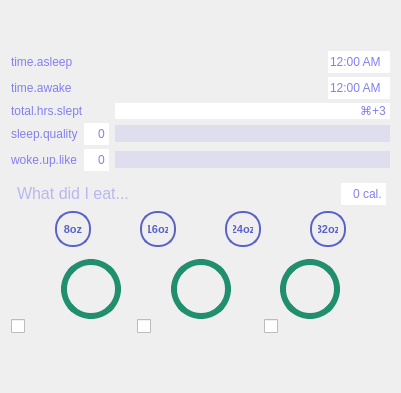
      <widget class="QWidget" name="bds_page">
       <layout class="QGridLayout" name="gridLayout_75">
        <item row="1" column="0">
         <widget class="QFrame" name="mainframe">
          <property name="minimumSize">
           <size>
            <width>245</width>
            <height>0</height>
           </size>
          </property>
          <layout class="QVBoxLayout" name="verticalLayout">
           <property name="spacing">
            <number>0</number>
           </property>
           <property name="leftMargin">
            <number>0</number>
           </property>
           <property name="topMargin">
            <number>0</number>
           </property>
           <property name="rightMargin">
            <number>0</number>
           </property>
           <property name="bottomMargin">
            <number>0</number>
           </property>
           <item>
            <widget class="QFrame" name="frame_3">
             <property name="sizePolicy">
              <sizepolicy hsizetype="Preferred" vsizetype="Preferred">
               <horstretch>0</horstretch>
               <verstretch>0</verstretch>
              </sizepolicy>
             </property>
             <layout class="QGridLayout" name="gridLayout_9">
              <property name="leftMargin">
               <number>0</number>
              </property>
              <property name="topMargin">
               <number>0</number>
              </property>
              <property name="rightMargin">
               <number>0</number>
              </property>
              <property name="bottomMargin">
               <number>4</number>
              </property>
              <property name="horizontalSpacing">
               <number>6</number>
              </property>
              <property name="verticalSpacing">
               <number>4</number>
              </property>
              <item row="1" column="2" alignment="Qt::AlignRight">
               <widget class="QTimeEdit" name="time_awake">
                <property name="styleSheet">
                 <string notr="true">
/* ///////////////////////////////////////////////////////////////
QTimeEdit
/////////////////////////////////////////////////////////////// */
QTimeEdit {color:rgb(132,127,239);}
QTimeEdit:hover {color: rgb(152,147,255);}
QTimeEdit:focus {color: rgb(172,167,255);}
</string>
                </property>
                <property name="frame">
                 <bool>false</bool>
                </property>
                <property name="alignment">
                 <set>Qt::AlignLeading|Qt::AlignLeft|Qt::AlignVCenter</set>
                </property>
                <property name="buttonSymbols">
                 <enum>QAbstractSpinBox::NoButtons</enum>
                </property>
                <property name="displayFormat">
                 <string>hh:mm AP</string>
                </property>
               </widget>
              </item>
              <item row="4" column="0">
               <widget class="QLabel" name="woke_like_lbl">
                <property name="styleSheet">
                 <string notr="true">
/* ///////////////////////////////////////////////////////////////
QLabel
/////////////////////////////////////////////////////////////// */
QLabel {
font-weight:300;
	color: rgb(132, 127, 239);
}
QLabel:hover {
	color: rgb(162, 157, 255);
}
</string>
                </property>
                <property name="text">
                 <string>woke.up.like</string>
                </property>
               </widget>
              </item>
              <item row="3" column="2">
               <widget class="QSlider" name="sleep_quality_slider">
                <property name="minimumSize">
                 <size>
                  <width>0</width>
                  <height>17</height>
                 </size>
                </property>
                <property name="styleSheet">
                 <string notr="true">
    /* ///////////////////////////////////////////////////////////////
    QSlider Colors
    /////////////////////////////////////////////////////////////// */
    
    QSlider::handle:horizontal {background:rgb(132,127,239);}
    QSlider::handle:horizontal:hover {background:rgb(162,157,255);}
    QSlider::handle:horizontal:pressed {background:rgb(112,107,219);}
    QSlider::groove:horizontal:hover {background:rgba(132,127,239,0.35);}
    QSlider::groove:horizontal {background:rgba(132,127,239,0.15);}

    </string>
                </property>
                <property name="maximum">
                 <number>10</number>
                </property>
                <property name="orientation">
                 <enum>Qt::Horizontal</enum>
                </property>
               </widget>
              </item>
              <item row="4" column="2">
               <widget class="QSlider" name="woke_up_like_slider">
                <property name="minimumSize">
                 <size>
                  <width>0</width>
                  <height>17</height>
                 </size>
                </property>
                <property name="styleSheet">
                 <string notr="true">
    /* ///////////////////////////////////////////////////////////////
    QSlider Colors
    /////////////////////////////////////////////////////////////// */
    
    QSlider::handle:horizontal {background:rgb(132,127,239);}
    QSlider::handle:horizontal:hover {background:rgb(162,157,255);}
    QSlider::handle:horizontal:pressed {background:rgb(112,107,219);}
    QSlider::groove:horizontal:hover {background:rgba(132,127,239,0.35);}
    QSlider::groove:horizontal {background:rgba(132,127,239,0.15);}

    </string>
                </property>
                <property name="maximum">
                 <number>10</number>
                </property>
                <property name="orientation">
                 <enum>Qt::Horizontal</enum>
                </property>
               </widget>
              </item>
              <item row="3" column="0">
               <widget class="QLabel" name="sleep_quality_lbl">
                <property name="styleSheet">
                 <string notr="true">
/* ///////////////////////////////////////////////////////////////
QLabel
/////////////////////////////////////////////////////////////// */
QLabel {
font-weight:300;
	color: rgb(132, 127, 239);
}
QLabel:hover {
	color: rgb(162, 157, 255);
}
</string>
                </property>
                <property name="text">
                 <string>sleep.quality</string>
                </property>
               </widget>
              </item>
              <item row="3" column="1">
               <widget class="QSpinBox" name="sleep_quality">
                <property name="styleSheet">
                 <string notr="true">
/* ///////////////////////////////////////////////////////////////
QSpinBox
/////////////////////////////////////////////////////////////// */
QSpinBox {color:rgb(132,127,239);}
QSpinBox:hover {color: rgb(192,187,255);}
QSpinBox:focus {color: rgb(162,157,255);}
</string>
                </property>
                <property name="frame">
                 <bool>false</bool>
                </property>
                <property name="alignment">
                 <set>Qt::AlignRight|Qt::AlignTrailing|Qt::AlignVCenter</set>
                </property>
                <property name="buttonSymbols">
                 <enum>QAbstractSpinBox::NoButtons</enum>
                </property>
                <property name="suffix">
                 <string/>
                </property>
                <property name="minimum">
                 <number>0</number>
                </property>
                <property name="maximum">
                 <number>10</number>
                </property>
               </widget>
              </item>
              <item row="2" column="2">
               <widget class="QLineEdit" name="total_hours_slept">
                <property name="styleSheet">
                 <string notr="true">
/* ///////////////////////////////////////////////////////////////
QTimeEdit
/////////////////////////////////////////////////////////////// */
QLineEdit {color:rgb(132,127,239);border:none;}
QLineEdit:hover {color: rgb(152,147,255);border:none;}
QLineEdit:focus {color: rgb(172,167,255);border:none;}
</string>
                </property>
                <property name="text">
                 <string>⌘+3</string>
                </property>
                <property name="frame">
                 <bool>false</bool>
                </property>
                <property name="alignment">
                 <set>Qt::AlignRight|Qt::AlignTrailing|Qt::AlignVCenter</set>
                </property>
                <property name="placeholderText">
                 <string>press opt+H to get total hours.</string>
                </property>
               </widget>
              </item>
              <item row="4" column="1">
               <widget class="QSpinBox" name="woke_up_like">
                <property name="styleSheet">
                 <string notr="true">
/* ///////////////////////////////////////////////////////////////
QSpinBox
/////////////////////////////////////////////////////////////// */
QSpinBox {color:rgb(132,127,239);}
QSpinBox:hover {color: rgb(192,187,255);}
QSpinBox:focus {color: rgb(162,157,255);}
</string>
                </property>
                <property name="frame">
                 <bool>false</bool>
                </property>
                <property name="alignment">
                 <set>Qt::AlignRight|Qt::AlignTrailing|Qt::AlignVCenter</set>
                </property>
                <property name="buttonSymbols">
                 <enum>QAbstractSpinBox::NoButtons</enum>
                </property>
                <property name="suffix">
                 <string/>
                </property>
                <property name="minimum">
                 <number>0</number>
                </property>
                <property name="maximum">
                 <number>10</number>
                </property>
               </widget>
              </item>
              <item row="0" column="2" alignment="Qt::AlignRight">
               <widget class="QTimeEdit" name="time_asleep">
                <property name="styleSheet">
                 <string notr="true">
/* ///////////////////////////////////////////////////////////////
QTimeEdit
/////////////////////////////////////////////////////////////// */
QTimeEdit {color:rgb(132,127,239);}
QTimeEdit:hover {color: rgb(152,147,255);}
QTimeEdit:focus {color: rgb(172,167,255);}
</string>
                </property>
                <property name="frame">
                 <bool>false</bool>
                </property>
                <property name="alignment">
                 <set>Qt::AlignLeading|Qt::AlignLeft|Qt::AlignVCenter</set>
                </property>
                <property name="buttonSymbols">
                 <enum>QAbstractSpinBox::NoButtons</enum>
                </property>
                <property name="displayFormat">
                 <string>hh:mm AP</string>
                </property>
               </widget>
              </item>
              <item row="0" column="0" colspan="2">
               <widget class="QLabel" name="label">
                <property name="styleSheet">
                 <string notr="true">
/* ///////////////////////////////////////////////////////////////
QLabel
/////////////////////////////////////////////////////////////// */
QLabel {
font-weight:300;
	color: rgb(132, 127, 239);
}
QLabel:hover {
	color: rgb(162, 157, 255);
}
</string>
                </property>
                <property name="text">
                 <string>time.asleep</string>
                </property>
               </widget>
              </item>
              <item row="1" column="0" colspan="2">
               <widget class="QLabel" name="label_2">
                <property name="styleSheet">
                 <string notr="true">
/* ///////////////////////////////////////////////////////////////
QLabel
/////////////////////////////////////////////////////////////// */
QLabel {
font-weight:300;
	color: rgb(132, 127, 239);
}
QLabel:hover {
	color: rgb(162, 157, 255);
}
</string>
                </property>
                <property name="text">
                 <string>time.awake</string>
                </property>
               </widget>
              </item>
              <item row="2" column="0" colspan="2">
               <widget class="QLabel" name="label_3">
                <property name="styleSheet">
                 <string notr="true">
/* ///////////////////////////////////////////////////////////////
QLabel
/////////////////////////////////////////////////////////////// */
QLabel {
font-weight:300;
	color: rgb(132, 127, 239);
}
QLabel:hover {
	color: rgb(162, 157, 255);
}
</string>
                </property>
                <property name="text">
                 <string>total.hrs.slept</string>
                </property>
               </widget>
              </item>
             </layout>
            </widget>
           </item>
           <item>
            <widget class="QFrame" name="diet_input_frame">
             <layout class="QGridLayout" name="gridLayout_12">
              <property name="leftMargin">
               <number>4</number>
              </property>
              <property name="topMargin">
               <number>8</number>
              </property>
              <property name="rightMargin">
               <number>4</number>
              </property>
              <property name="bottomMargin">
               <number>8</number>
              </property>
              <property name="horizontalSpacing">
               <number>0</number>
              </property>
              <item row="0" column="2">
               <widget class="QSpinBox" name="calories">
                <property name="maximumSize">
                 <size>
                  <width>45</width>
                  <height>16777215</height>
                 </size>
                </property>
                <property name="styleSheet">
                 <string notr="true">
/* ///////////////////////////////////////////////////////////////
QTimeEdit
/////////////////////////////////////////////////////////////// */
QSpinBox {color:rgb(132,127,239);}
QSpinBox:hover {color: rgb(152,147,255);}
QSpinBox:focus {color: rgb(172,167,255);}
</string>
                </property>
                <property name="frame">
                 <bool>false</bool>
                </property>
                <property name="alignment">
                 <set>Qt::AlignRight|Qt::AlignTrailing|Qt::AlignVCenter</set>
                </property>
                <property name="buttonSymbols">
                 <enum>QAbstractSpinBox::NoButtons</enum>
                </property>
                <property name="suffix">
                 <string> cal.</string>
                </property>
                <property name="maximum">
                 <number>2000</number>
                </property>
                <property name="singleStep">
                 <number>10</number>
                </property>
               </widget>
              </item>
              <item row="2" column="0" colspan="3">
               <widget class="QFrame" name="frame_4">
                <property name="styleSheet">
                 <string notr="true">QFrame {background: transparent;}
QPushButton {
color:rgb(90,98,200);
font-weight:bold;
font-size:8pt;
border-radius: 17px;
padding: 6px;
min-width: 20px;
max-width: 20px;
min-height: 20px;
max-height: 20px;
border:2px solid rgb(90,98,200);
}

QPushButton:hover {
color: rgb(62, 59, 120);
margin-top:1px;
margin-left:1px;
border-color:rgb(120,128,230);
background-color: rgb(120,128,230);
}

QPushButton:pressed {
color: transparent;
image: url(:/newPrefix/drankydrankChunks.png);
margin: 0px;
padding:0px;
border-color:rgb(90,98,200);
background-color: rgb(90,98,200);
/*background-color: rgb(40,48,150);*/
}        </string>
                </property>
                <layout class="QGridLayout" name="gridLayout_10">
                 <property name="leftMargin">
                  <number>0</number>
                 </property>
                 <property name="topMargin">
                  <number>0</number>
                 </property>
                 <property name="rightMargin">
                  <number>0</number>
                 </property>
                 <property name="bottomMargin">
                  <number>0</number>
                 </property>
                 <property name="horizontalSpacing">
                  <number>9</number>
                 </property>
                 <property name="verticalSpacing">
                  <number>0</number>
                 </property>
                 <item row="0" column="1">
                  <widget class="QPushButton" name="eight_ounce_cup">
                   <property name="styleSheet">
                    <string notr="true"/>
                   </property>
                   <property name="text">
                    <string>8oz</string>
                   </property>
                  </widget>
                 </item>
                 <item row="0" column="7">
                  <widget class="QPushButton" name="thirty_two_ounce_cup">
                   <property name="text">
                    <string>32oz</string>
                   </property>
                  </widget>
                 </item>
                 <item row="0" column="4">
                  <spacer name="xx_11">
                   <property name="orientation">
                    <enum>Qt::Horizontal</enum>
                   </property>
                   <property name="sizeHint" stdset="0">
                    <size>
                     <width>40</width>
                     <height>20</height>
                    </size>
                   </property>
                  </spacer>
                 </item>
                 <item row="0" column="6">
                  <spacer name="xx_12">
                   <property name="orientation">
                    <enum>Qt::Horizontal</enum>
                   </property>
                   <property name="sizeHint" stdset="0">
                    <size>
                     <width>40</width>
                     <height>20</height>
                    </size>
                   </property>
                  </spacer>
                 </item>
                 <item row="0" column="2">
                  <spacer name="xx_10">
                   <property name="orientation">
                    <enum>Qt::Horizontal</enum>
                   </property>
                   <property name="sizeHint" stdset="0">
                    <size>
                     <width>40</width>
                     <height>20</height>
                    </size>
                   </property>
                  </spacer>
                 </item>
                 <item row="0" column="3">
                  <widget class="QPushButton" name="sixteen_ounce_cup">
                   <property name="text">
                    <string>16oz</string>
                   </property>
                  </widget>
                 </item>
                 <item row="0" column="8">
                  <spacer name="xx_14">
                   <property name="orientation">
                    <enum>Qt::Horizontal</enum>
                   </property>
                   <property name="sizeHint" stdset="0">
                    <size>
                     <width>40</width>
                     <height>20</height>
                    </size>
                   </property>
                  </spacer>
                 </item>
                 <item row="0" column="5">
                  <widget class="QPushButton" name="twenty_four_ounce_cup">
                   <property name="text">
                    <string>24oz</string>
                   </property>
                  </widget>
                 </item>
                 <item row="0" column="0">
                  <spacer name="xx_15">
                   <property name="orientation">
                    <enum>Qt::Horizontal</enum>
                   </property>
                   <property name="sizeHint" stdset="0">
                    <size>
                     <width>40</width>
                     <height>20</height>
                    </size>
                   </property>
                  </spacer>
                 </item>
                </layout>
               </widget>
              </item>
              <item row="0" column="0">
               <widget class="QLineEdit" name="food_eaten">
                <property name="minimumSize">
                 <size>
                  <width>155</width>
                  <height>0</height>
                 </size>
                </property>
                <property name="toolTip">
                 <string>Input food eaten or shake drank!</string>
                </property>
                <property name="styleSheet">
                 <string notr="true">QLineEdit {
    border:none;
	font-size:12pt;
font-weight:12;
	color: rgb(133, 125, 239);
    background: transparent;
}
QLineEdit:hover {
border:none;
}
QLineEdit:focus {
border:none;
}
</string>
                </property>
                <property name="frame">
                 <bool>false</bool>
                </property>
                <property name="placeholderText">
                 <string>What did I eat...</string>
                </property>
                <property name="clearButtonEnabled">
                 <bool>true</bool>
                </property>
               </widget>
              </item>
             </layout>
            </widget>
           </item>
           <item>
            <widget class="QFrame" name="commit_container">
             <property name="styleSheet">
              <string notr="true">QPushButton {
color: rgb(33,143,109);
font-size:9pt;
padding:4px;
border-radius: 30px;
min-width: 40px;
max-width: 40px;
min-height: 40px;
max-height: 40px;
border:6px solid rgb(33,143,109);
}
QPushButton:hover {
color:rgb(13,123,89);
padding:4px;
background-color: rgb(73,183,149);
border:6px solid rgb(73,183,149);
}
QPushButton:pressed {
color: #fff;
font-weight:bold;
padding:4px;
background-color:rgb(13, 123, 83);
border:6px solid rgb(13, 123, 83);
}</string>
             </property>
             <layout class="QHBoxLayout" name="horizontalLayout">
              <property name="spacing">
               <number>0</number>
              </property>
              <property name="leftMargin">
               <number>0</number>
              </property>
              <property name="topMargin">
               <number>4</number>
              </property>
              <property name="rightMargin">
               <number>0</number>
              </property>
              <property name="bottomMargin">
               <number>0</number>
              </property>
              <item>
               <spacer name="xx_9">
                <property name="orientation">
                 <enum>Qt::Horizontal</enum>
                </property>
                <property name="sizeHint" stdset="0">
                 <size>
                  <width>40</width>
                  <height>20</height>
                 </size>
                </property>
               </spacer>
              </item>
              <item>
               <widget class="QPushButton" name="shower_c">
                <property name="styleSheet">
                 <string notr="true">QPushButton {
image:url(:/newPrefix/shower.png);

}

QPushButton:pressed {
image: url(:/newPrefix/showerHover.png);

}

QPushButton:hover {

image:url(:/newPrefix/Mac App icon 30.png);

}        
</string>
                </property>
                <property name="text">
                 <string/>
                </property>
                <property name="iconSize">
                 <size>
                  <width>24</width>
                  <height>24</height>
                 </size>
                </property>
                <property name="checkable">
                 <bool>false</bool>
                </property>
                <property name="flat">
                 <bool>true</bool>
                </property>
               </widget>
              </item>
              <item>
               <spacer name="xx_8">
                <property name="orientation">
                 <enum>Qt::Horizontal</enum>
                </property>
                <property name="sizeHint" stdset="0">
                 <size>
                  <width>40</width>
                  <height>20</height>
                 </size>
                </property>
               </spacer>
              </item>
              <item>
               <widget class="QPushButton" name="teeth_commit">
                <property name="styleSheet">
                 <string notr="true">QPushButton {
image:url(:/newPrefix/teeth.png);

}

QPushButton:pressed {
image:url(:/newPrefix/teethHover.png);

}

QPushButton:hover {

image:url(:/newPrefix/teethPressed.png);

}        
</string>
                </property>
                <property name="text">
                 <string/>
                </property>
                <property name="iconSize">
                 <size>
                  <width>24</width>
                  <height>24</height>
                 </size>
                </property>
                <property name="checkable">
                 <bool>false</bool>
                </property>
                <property name="flat">
                 <bool>true</bool>
                </property>
               </widget>
              </item>
              <item>
               <spacer name="xx_5">
                <property name="orientation">
                 <enum>Qt::Horizontal</enum>
                </property>
                <property name="sizeHint" stdset="0">
                 <size>
                  <width>40</width>
                  <height>20</height>
                 </size>
                </property>
               </spacer>
              </item>
              <item>
               <widget class="QPushButton" name="yoga_commit">
                <property name="styleSheet">
                 <string notr="true">QPushButton {
image:url(:/newPrefix/yogasd.png);

}

QPushButton:pressed {
image: url(:/newPrefix/yogaHover.png);

}

QPushButton:hover {

image:url(:/newPrefix/basics2Wh.png);

}        

</string>
                </property>
                <property name="text">
                 <string/>
                </property>
                <property name="iconSize">
                 <size>
                  <width>24</width>
                  <height>24</height>
                 </size>
                </property>
                <property name="checkable">
                 <bool>false</bool>
                </property>
                <property name="flat">
                 <bool>true</bool>
                </property>
               </widget>
              </item>
              <item>
               <spacer name="xx_13">
                <property name="orientation">
                 <enum>Qt::Horizontal</enum>
                </property>
                <property name="sizeHint" stdset="0">
                 <size>
                  <width>40</width>
                  <height>20</height>
                 </size>
                </property>
               </spacer>
              </item>
             </layout>
            </widget>
           </item>
           <item>
            <widget class="QFrame" name="hide_check_frame">
             <layout class="QHBoxLayout" name="horizontalLayout_2">
              <property name="spacing">
               <number>0</number>
              </property>
              <property name="leftMargin">
               <number>0</number>
              </property>
              <property name="topMargin">
               <number>0</number>
              </property>
              <property name="rightMargin">
               <number>0</number>
              </property>
              <property name="bottomMargin">
               <number>8</number>
              </property>
              <item>
               <widget class="QCheckBox" name="shower_check">
                <property name="text">
                 <string/>
                </property>
               </widget>
              </item>
              <item>
               <widget class="QCheckBox" name="tooth_check">
                <property name="text">
                 <string/>
                </property>
               </widget>
              </item>
              <item>
               <widget class="QCheckBox" name="exerc_check">
                <property name="text">
                 <string/>
                </property>
               </widget>
              </item>
             </layout>
            </widget>
           </item>
           <item>
            <spacer name="verticalSpacer">
             <property name="orientation">
              <enum>Qt::Vertical</enum>
             </property>
             <property name="sizeHint" stdset="0">
              <size>
               <width>20</width>
               <height>40</height>
              </size>
             </property>
            </spacer>
           </item>
          </layout>
         </widget>
        </item>
        <item row="0" column="0">
         <spacer name="verticalSpacer_4">
          <property name="orientation">
           <enum>Qt::Vertical</enum>
          </property>
          <property name="sizeHint" stdset="0">
           <size>
            <width>20</width>
            <height>40</height>
           </size>
          </property>
         </spacer>
        </item>
       </layout>
      </widget>
